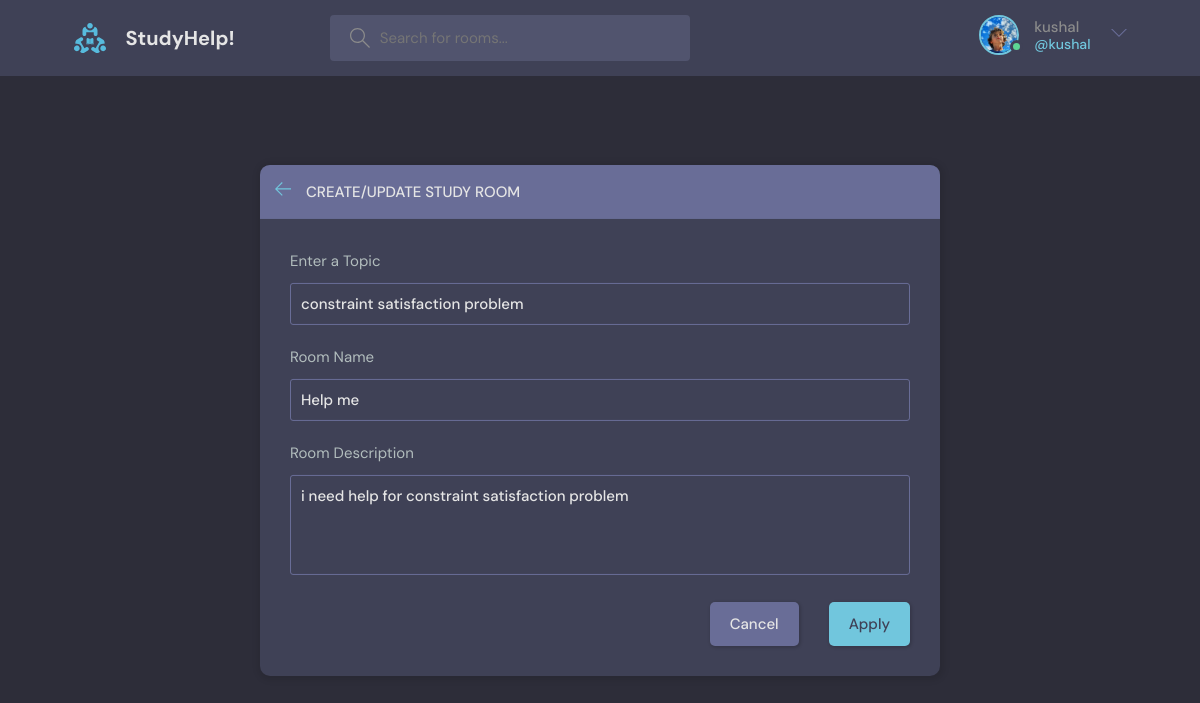
Page /update-room/2/ (signed in) on the committed database.
### base/models.py (models this page shows, shortened)
class User(AbstractUser):
    name=models.CharField(max_length=100,null=True)
    email=models.EmailField(unique=True,max_length=100)
    bio=models.TextField(null=True)
    avatar=models.ImageField(null=True,default="avatar.svg")
    USERNAME_FIELD = 'email'
    REQUIRED_FIELDS = []

class Room(models.Model):
    host = models.ForeignKey(User,on_delete=models.SET_NULL,null=True)
    topic=models.ForeignKey(Topic,on_delete=models.SET_NULL,null=True)
    name=models.CharField(max_length=100)
    description=models.TextField(null=True,blank=True)
    participants=models.ManyToManyField(User,related_name='participants',blank=True)
    updated=models.DateTimeField(auto_now=True)
    created=models.DateTimeField(auto_now_add=True)
    class Meta:
        ordering=['-updated','-created']

class Topic(models.Model):
    name=models.CharField(max_length=100)

### base/views.py (the view, shortened to what this page needs)
# urls.py: path('update-room/<str:pk>/',views.UpdateRoom,name='update-room'),
@login_required(login_url='login')
def UpdateRoom(request,pk):
    room=Room.objects.get(id=pk)
    topics=Topic.objects.all()
    form=RoomForm(instance=room)
    if request.user!=room.host :
        return HttpResponse('You are not authorized to edit this room')
    context={'form':form,'topics':topics,'room':room}
    return render(request, 'base/room_form.html',context)

### base/forms.py
class RoomForm(ModelForm):
    class Meta:
        model = Room
        fields=['topic', 'name', 'description']

### base/templates/base/room_form.html (shortened to what this page needs)
{% extends 'main.html' %}
{% block content %}
  <main class="create-room layout">
    <div class="container">
      <div class="layout__box">
        <div class="layout__boxHeader">
          <div class="layout__boxTitle">
            <a href="{% url 'home' %}">
              <svg version="1.1" xmlns="http://www.w3.org/2000/svg" width="32" height="32" viewBox="0 0 32 32">
                <title>arrow-left</title>
                <path
                  d="M13.723 2.286l-13.723 13.714 13.719 13.714 1.616-1.611-10.96-10.96h27.625v-2.286h-27.625l10.965-10.965-1.616-1.607z">
                </path>
              </svg>
            </a>
            <h3>Create/Update Study Room</h3>
          </div>
        </div>
        <div class="layout__body">
          <form class="form" action="" method="POST">
            <div class="form__group">
              <label for="room_topic">Enter a Topic</label>
              <input required type="text" value="{{room.topic.name}}" name="topic" id="room_topic" list="topic-list" />
            </div>
            <div class="form__group">
              <label for="room_name"> Room Name</label>
              {{form.name}}
            </div>
            <div class="form__group">
              <label for="room_description"> Room Description</label>
              {{form.description}}
            </div>
            <div class="form__action">
              <a class="btn btn--dark" href="{% url 'home' %}">Cancel</a>
              <button class="btn btn--main" type="submit">Apply
              </button>
            </div>
          </form>
        </div>
      </div>
    </div>
  </main>
{% endblock %}

### templates/navbar.html (shortened to what this page needs)
{% load static%}
<header class="header header--loggedIn">
    <div class="container">
      <a href="{% url 'home' %}" class="header__logo">
        <img src="{% static 'images/logo.svg' %}" />
        <h1>StudyHelp!</h1>
      </a>
      <form class="header__search" method="GET" accept="{% url 'home'%}">
        <label>
          <input name="q" placeholder="Search for rooms..." />
        </label>
      </form>
      <nav class="header__menu">
        {% if request.user.is_authenticated %}
        <div class="header__user">
          <a href="{% url 'user-profile' user.id %}">
            <div class="avatar avatar--medium active">
              <img src="{{request.user.avatar.url}}" />
            </div>
            <p>{{request.user.username}}<span>@{{request.user.username}}</span></p>
          </a>
          <button class="dropdown-button">
            <svg
              version="1.1"
              xmlns="http://www.w3.org/2000/svg"
              width="32"
              height="32"
              viewBox="0 0 32 32"
            >
              <title>chevron-down</title>
              <path d="M16 21l-13-13h-3l16 16 16-16h-3l-13 13z"></path>
            </svg>
          </button>
        </div>
        {% else %}
        <a href="{% url 'login' %}">
          <img src="{% static 'images/avatar.svg' %}" />
          <p>Login</p>
        </a>
        {% endif %}
      </nav>
    </div>
  </header>

### rows in the picture
User: user.avatar (picture), user.username "kushal"
Room: topic "constraint satisfaction problem", name "Help me", description "i need help for constraint satisfaction problem"
